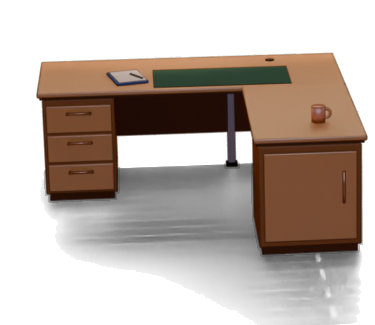
#> input picture pwa/assets/personal-space/v2/workspace/styles/bistro/props/corner-desk-night.png, 375 x 325 px, given in place of deco-trophy.png, which was not available
$ python process_decor.py ../../pwa/assets/personal-space/v2/workspace/styles/bistro/props ../../pwa/assets/personal-space/v2/workspace/styles/bistro/props
#> lines starting #> are read from the running program, lines starting #| are printed output that depends on the picture; after the words box and inside, x2 and y2 are one past the last pixel; in counts of white or black regions, pixels touching at a corner belong together
### art-pipeline/ps244-blender/process_pack.py
"""Turn PS-244 Blender renders into runtime assets, placements and previews.

Usage:
    python3 process_pack.py <render_dir> [--write-runtime] [--preview-dir DIR]
                            [--lighting day|night] [--style <room style>]

- Composites room.png over the designed backdrop and encodes the background
  WebP (1536x1024).
- Trims every prop render to its solid core plus a shadow margin, drops
  sampling noise below ALPHA_FLOOR, and derives the runtime placement
  (centre x, bottom y, width; all % of the frame) from the trimmed box. A prop
  drawn with that placement lands pixel-exact on the background.
- Writes placements.json next to this script and rewrites PROP_DEFINITIONS in
  assetManifest.js from it (tests/unit/ps244WorkspacePlacements.test.js keeps
  the two in sync).
- Builds one composite preview per Workspace Upgrade phase, including the
  protagonist and Companion at their runtime placements, for visual QA.
- --lighting night (PS-250E1) processes a night render of the same scene:
  the background and props get a -night suffix, the placements go under
  "night" in placements.json (each night prop has its own trim box, since its
  shadows fall another way) and the day data is kept as it is. Previews are
  night-phase-XXX.jpg.
- --style <room style> (PS-250E2) processes a render of another room style
  (scene.ROOM_STYLES). Each prop is cut to the default style's trim box of the
  same lighting, so every style shares one set of placements; pixels the cut
  drops are counted in ps250-rooms/outputs.json. The files go under
  workspace/styles/<style>/ and the previews into ps250-rooms/previews/.
  The PS-260 rooms (room_styles.PS260_STYLES) are recorded in
  ps260-sets/rooms-outputs.json and previewed in ps260-sets/previews/rooms/.
  placements.json and PROP_DEFINITIONS are not touched.

Requires Pillow and numpy.
"""
import argparse
import json
import os
import re

import io
import sys

import numpy as np
from PIL import Image, ImageDraw, ImageFilter

from room_styles import PS260_STYLES, ROOM_STYLES  # noqa: F401  (PS260_STYLES: process_decor)

HERE = os.path.dirname(os.path.abspath(__file__))
REPO = os.path.abspath(os.path.join(HERE, '..', '..'))
PWA = os.path.join(REPO, 'pwa')
V2 = 'assets/personal-space/v2'
ASSET_MANIFEST = os.path.join(PWA, 'js', 'personalSpace', 'v2', 'content', 'assetManifest.js')
BACKGROUND_PATHS = {
    'day': f'{V2}/workspace/backgrounds/building-formal-workstation-room-v2.webp',
    'night': f'{V2}/workspace/backgrounds/building-formal-workstation-room-v2-night.webp',
}
PROP_DIR = f'{V2}/workspace/props'
PLACEMENTS = os.path.join(HERE, 'placements.json')
FRAME = (1536, 1024)
ALPHA_FLOOR = 14          # below this the catcher output is sampling noise
CORE_ALPHA = 200          # solid geometry
SHADOW_MARGIN = 0.25      # of frame width; low sun casts long shadows
SPECK_WINDOW = 7          # px; isolated noise below this density is dropped
SPECK_DENSITY = 0.35

# Phases and draw order for PROP_DEFINITIONS in assetManifest.js. z follows
# depth from the camera: the chair stands in front of the desk, the monitors,
# the keyboard and the lamp, so it is drawn after all of them.
PROPS = {
    'corner-desk':    {'min': 25,  'max': 100, 'z': 24},
    'office-chair':   {'min': 25,  'max': 100, 'z': 30},
    'office-shelf':   {'min': 50,  'max': 100, 'z': 22},
    'desk-lamp':      {'min': 50,  'max': 100, 'z': 29},
    'planning-board': {'min': 75,  'max': 100, 'z': 10},
    'single-monitor': {'min': 75,  'max': 99,  'z': 28},
    'dual-monitor':   {'min': 100, 'max': 100, 'z': 28},
    'office-plant':   {'min': 100, 'max': 100, 'z': 23},
}
# Mirrors protagonist/Companion placements in getWorkspaceSceneAssets(). The
# committed day previews predate PS-250B and show the PS-242 pixel pair; night
# previews show the default Q-style pair.
CHARACTERS = {
    'protagonist': {'path': {'day': f'{V2}/characters/protagonist/player-default-idle-left.png',
                             'night': f'{V2}/characters/toon/protagonist/office-idle-left.webp'},
                    'x': lambda p: 58 if p >= 25 else 51, 'y': 87, 'width': 24, 'anchor': 'center-bottom'},
    'companion': {'path': {'day': f'{V2}/characters/companion/orbit-guide-observe.png',
                           'night': f'{V2}/characters/toon/companion/orbit-observe.webp'},
                  'x': lambda p: 69 if p >= 75 else 73, 'y': 73, 'width': 13, 'anchor': 'center'},
}
PHASES = (0, 25, 50, 75, 100)
# Mirrors .orbit-window-achievement-frame in pwa/assets/style.css (HW-105). The
# DOM frame is drawn over every phase, so previews show it to catch overlaps.
# Size is its 86px cap on the 960px logical frame; 4:3 plus 3px padding.
PHOTO_FRAME = {'left': 47, 'top': 20, 'width': 86 / 960 * 100}
# Mirrors the frame's brightness filter under the night room (orbitWindow.js).
PHOTO_FRAME_NIGHT_BRIGHTNESS = 0.65


def hex_rgb(value):
    value = value.lstrip('#')
    return tuple(int(value[i:i + 2], 16) for i in (0, 2, 4))


# [46 lines left out: functions backdrop, lift_shadow_floor, fit_to_box, not called in this run]


def load_frame(path):
    im = Image.open(path).convert('RGBA')
    return im if im.size == FRAME else im.resize(FRAME, Image.LANCZOS)


def trim_prop(im):
    rgba = np.array(im)
    alpha = rgba[:, :, 3]
    core = np.argwhere(alpha >= CORE_ALPHA)
    if not len(core):
        raise ValueError('prop render has no solid pixels')
    (top, left), (bottom, right) = core.min(0), core.max(0)
    margin = int(FRAME[0] * SHADOW_MARGIN)
    y0, y1 = max(0, top - margin), min(FRAME[1] - 1, bottom + margin)
    x0, x1 = max(0, left - margin), min(FRAME[0] - 1, right + margin)
    window = alpha[y0:y1 + 1, x0:x1 + 1]
    # Real shadows are contiguous; catcher sampling noise is isolated specks.
    # Solid geometry is always kept, so thin parts (a lamp arm, a monitor pole)
    # and convex corners survive the density test.
    keep = (window >= ALPHA_FLOOR) & (box_mean(window >= ALPHA_FLOOR, SPECK_WINDOW) >= SPECK_DENSITY)
    keep |= window >= CORE_ALPHA
    kept = np.argwhere(keep)
    (ty, tx), (by, bx) = kept.min(0), kept.max(0)
    box = tuple(int(v) for v in (x0 + tx, y0 + ty, x0 + bx + 1, y0 + by + 1))
    cropped = rgba[box[1]:box[3], box[0]:box[2]].copy()
    cropped[:, :, 3][~keep[ty:by + 1, tx:bx + 1]] = 0
    return Image.fromarray(cropped, 'RGBA'), box


def box_mean(mask, size):
    """Mean of a boolean mask over a size×size neighbourhood (edge-padded)."""
    pad = size // 2
    padded = np.pad(mask.astype(np.float32), pad, mode='edge')
    integral = padded.cumsum(0).cumsum(1)
    integral = np.pad(integral, ((1, 0), (1, 0)))
    h, w = mask.shape
    total = (integral[size:size + h, size:size + w] - integral[:h, size:size + w]
             - integral[size:size + h, :w] + integral[:h, :w])
    return total / (size * size)


def placement_for(box):
    left, top, right, bottom = box
    return {
        'x': round((left + right) / 2 / FRAME[0] * 100, 3),
        'y': round(bottom / FRAME[1] * 100, 3),
        'width': round((right - left) / FRAME[0] * 100, 3),
    }


# [17 lines left out: functions place, draw_photo_frame, not called in this run]


def prop_path(prop_id, lighting):
    return f"{PROP_DIR}/{prop_id}{'-night' if lighting == 'night' else ''}.png"


# [100 lines left out: functions write_placements, sync_asset_manifest, main, not called in this run]


# render_pack.py --prop-boxes renders a style prop's default box plus this ring
# (render_pack.DECOR_BOX_PAD); what lies past it is not rendered.
RENDERED_RING = 48


# [82 lines left out: functions cut_unseen, process_style, not called in this run]


# [2 lines that do not run on import are left out]

### art-pipeline/ps250-decor/process_decor.py
"""Turn the PS-250F decoration renders into runtime sprites, placements and previews.

Usage:
    python3 process_decor.py <render_dir> <pixel_render_dir> [--lighting day|night]
                             [--style <room style>] [--write-runtime]

<render_dir> holds the Q-style renders of
    ps244-blender/render_pack.py <render_dir> --only decor [--lighting night]
and <pixel_render_dir> the pixel renders of
    ps250-pixel/render_pixel.py <pixel_render_dir> --only decor [--lighting night]
(in its scene/ or scene-night/ folder).

- Q style: each decoration is trimmed like a prop (process_pack.trim_prop:
  solid core plus shadow margin, sampling noise dropped), and its trim box
  gives the runtime placement. Placements go into placements.json here (the
  night ones under "night"), not into ps244-blender/placements.json, which
  process_pack.py rewrites.
- Pixel: cut to the Q-style box the way ps250-pixel cuts a prop
  (process_pixel.process_prop), so both styles share one set of placements.
- With --write-runtime: the PNGs under pwa/, outputs.json (sizes and
  SHA-256) and, once placements.json has both lightings, DECOR_DEFINITIONS
  in assetManifest.js (tests/unit/ps250fDecorations.test.js keeps the two
  in sync).
- Previews (always): the committed background and props of the phases where
  decorations appear, with every decoration and the default pair (Q style),
  and the pixel room at 100%.
- --style <room style> (PS-250F2) processes a room style's renders
  (render_pack.py --style, and render_pixel.py --style, whose folder is
  scene-<style>[-night]). Like the style props (ps250-rooms), each decoration
  is cut to the default box of the same lighting, after the style's
  shadow_floor, and the pixels the cut drops are counted in outputs.json
  ("clipped"); the pixel ones get the style's pixel_shadow. The files go under
  workspace/decor/styles/<style>/ and workspace/pixel/decor/styles/<style>/.
  placements.json and DECOR_DEFINITIONS are not touched. The renders only need
  the default boxes (render_pack.py --decor-boxes placements.json). A PS-260
  room's decorations are recorded in ps260-sets/decor-outputs.json and
  previewed in ps260-sets/previews/decor/.

Requires Pillow and numpy.
"""
import argparse
import hashlib
import json
import os
import re
import sys

import numpy as np
from PIL import Image

HERE = os.path.dirname(os.path.abspath(__file__))
sys.path.insert(0, os.path.join(HERE, '..', 'ps244-blender'))
sys.path.insert(0, os.path.join(HERE, '..', 'ps250-pixel'))
import process_pack as Q  # noqa: E402
import process_pixel as P  # noqa: E402

PLACEMENTS = os.path.join(HERE, 'placements.json')
OUTPUTS = os.path.join(HERE, 'outputs.json')
PREVIEWS = os.path.join(HERE, 'previews')
PS260_OUTPUTS = os.path.join(HERE, '..', 'ps260-sets', 'decor-outputs.json')
PS260_PREVIEWS = os.path.join(HERE, '..', 'ps260-sets', 'previews', 'decor')
V2 = 'assets/personal-space/v2'

# In scene.DECOR_IDS order (the user's order: shelf, floor, desk). A
# decoration on a prop shows from that prop's phase and moves with it; one on
# the floor shows from the start. z puts each just above its support: only
# its support overlaps it (the floor lamp stands behind everything, the
# beanbag in front of the desk and chair, and below the characters).
DECOR = {
    'deco-trophy':     {'support': 'office-shelf', 'z': 23},
    'deco-globe':      {'support': 'office-shelf', 'z': 23},
    'deco-beanbag':    {'support': None, 'z': 31},
    'deco-floor-lamp': {'support': None, 'z': 21},
    'deco-succulent':  {'support': 'corner-desk', 'z': 25},
    'deco-coffee':     {'support': 'corner-desk', 'z': 25},
}
PREVIEW_PHASES = (0, 25, 50, 100)
# render_pack.py --decor-boxes renders the box plus this ring; what lies past
# it is not rendered, so `clipped` counts only the pixels within the ring.
RENDERED_RING = 48


def min_progress(decor_id):
    support = DECOR[decor_id]['support']
    return Q.PROPS[support]['min'] if support else 0


def decor_path(decor_id, lighting, pixel=False, style='default'):
    folder = '' if style == 'default' else f'styles/{style}/'
    return f"{V2}/workspace/{'pixel/' if pixel else ''}decor/{folder}{decor_id}{'-night' if lighting == 'night' else ''}.png"


# [63 lines left out: functions write_placements, sync_asset_manifest, outputs_for, record, not called in this run]


def load_runtime(path):
    return Image.open(os.path.join(Q.PWA, *path.split('/'))).convert('RGBA')


# [114 lines left out: functions previews, write_files, reaches_ring, process_style, not called in this run]


def main():
    parser = argparse.ArgumentParser()
    parser.add_argument('render_dir')
    parser.add_argument('pixel_render_dir')
    parser.add_argument('--lighting', choices=('day', 'night'), default='day')
    parser.add_argument('--style', choices=tuple(Q.ROOM_STYLES), default='default')
    parser.add_argument('--write-runtime', action='store_true')
    args = parser.parse_args()
    lighting = args.lighting
    if args.style != 'default':
        process_style(args)
        return

    sprites, placements = {}, {}
    for decor_id, spec in DECOR.items():
        sprite, box = Q.trim_prop(Q.load_frame(os.path.join(args.render_dir, f'{decor_id}.png')))
#> in load_frame, im is the input picture: PIL image 375x325 RGBA; mean R, G, B, A 38.4, 26.6, 18.8, 106.1
#> in load_frame, `return im if im.size == FRAME else im.resize(FRAME, Image.LANCZOS)`:
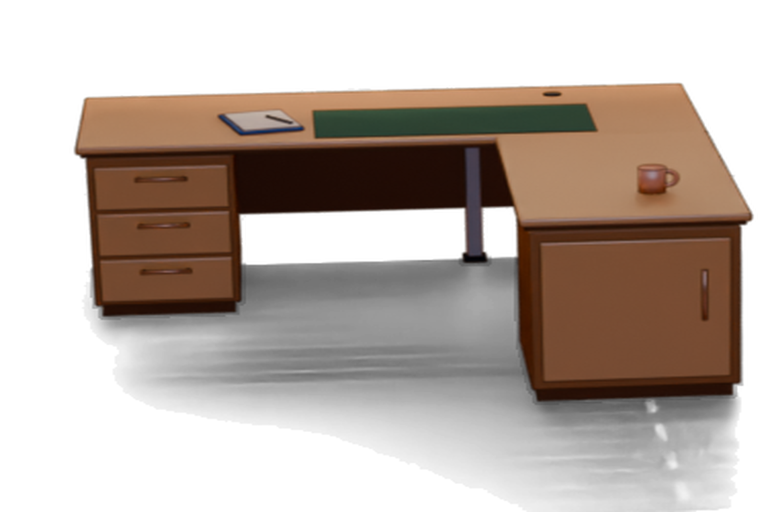
#> returned value: PIL image 1536x1024 RGBA (shown at 1/2 size); mean R, G, B, A 38.6, 26.7, 18.8, 106.1; transparent parts drawn white
#> in trim_prop, `alpha = rgba[:, :, 3]`:
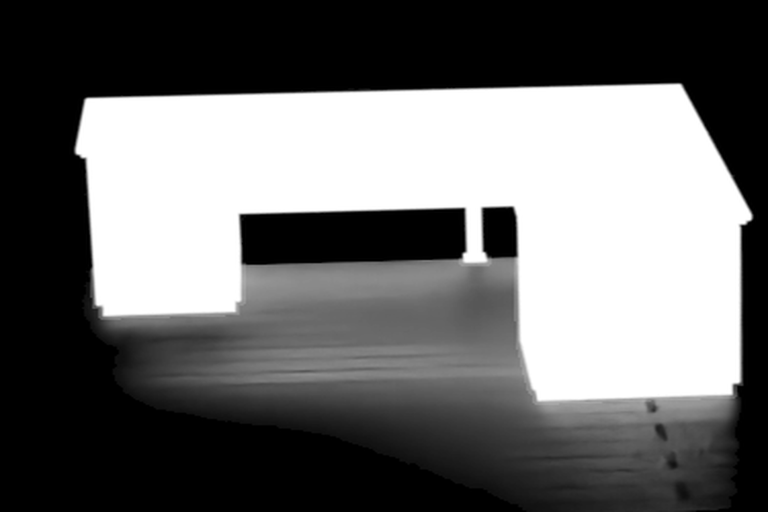
#> alpha: shape (1024, 1536) (shown at 1/2 size); min 0, max 255, mean 106.1
#> in trim_prop, `core = np.argwhere(alpha >= CORE_ALPHA)`: core = 528730 pairs, first value 169 to 802, second value 152 to 1502
#> in trim_prop, `(top, left), (bottom, right) = core.min(0), core.max(0)`: top = 169; left = 152; bottom = 802; right = 1502
#> in trim_prop, `y0, y1 = max(0, top - margin), min(FRAME[1] - 1, bottom + margin)`: y0 = 0; y1 = 1023
#> in trim_prop, `x0, x1 = max(0, left - margin), min(FRAME[0] - 1, right + margin)`: x0 = 0; x1 = 1535
#> in box_mean, `padded = np.pad(mask.astype(np.float32), pad, mode='edge')`:
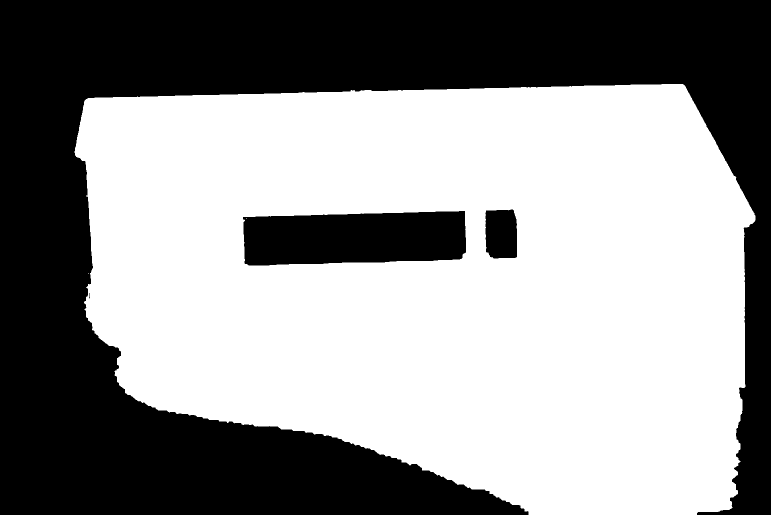
#> padded: shape (1030, 1542) float32 (shown at 1/2 size); values 0 (black) and 1 (white), 57.6% white; 5 black regions (2 under 20 px), largest, box (x1, y1, x2, y2) and area: (0, 0, 1542, 1030) 624075, (486, 422, 932, 531) 42972, (971, 419, 1034, 517) 5797
#> in box_mean, `integral = padded.cumsum(0).cumsum(1)`:
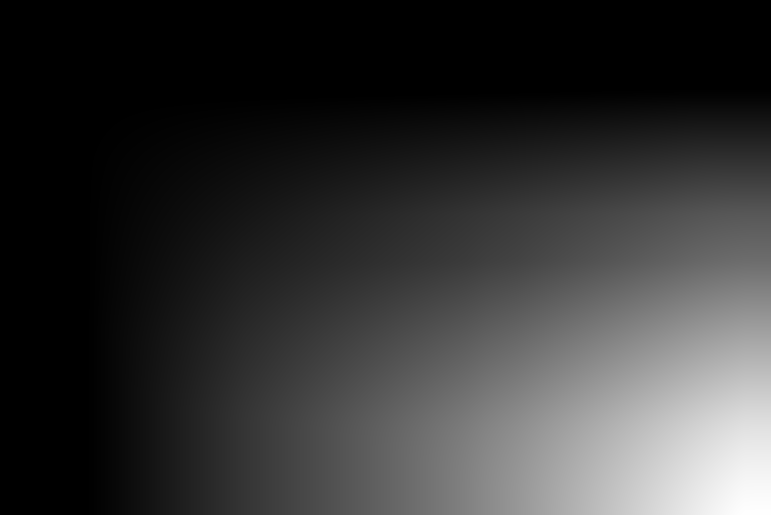
#> integral: shape (1030, 1542) float32 (shown at 1/2 size); min 0, max 915401, mean 187198.8; drawn with min black and max white
#> in box_mean, `total = (integral[size:size + h, size:size + w] - integral[:h, size:si..`:
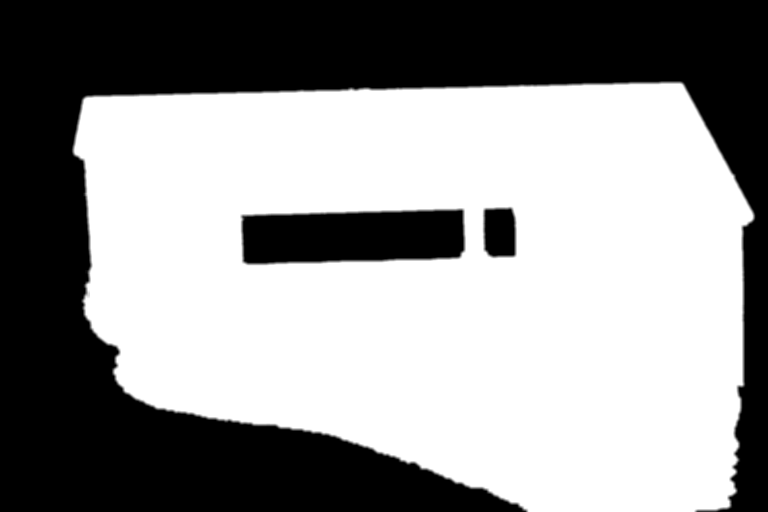
#> total: shape (1024, 1536) float32 (shown at 1/2 size); min 0, max 49, mean 28.5; drawn with min black and max white
#> in trim_prop, `keep = (window >= ALPHA_FLOOR) & (box_mean(window >= ALPHA_FLOOR, SPEC..`:
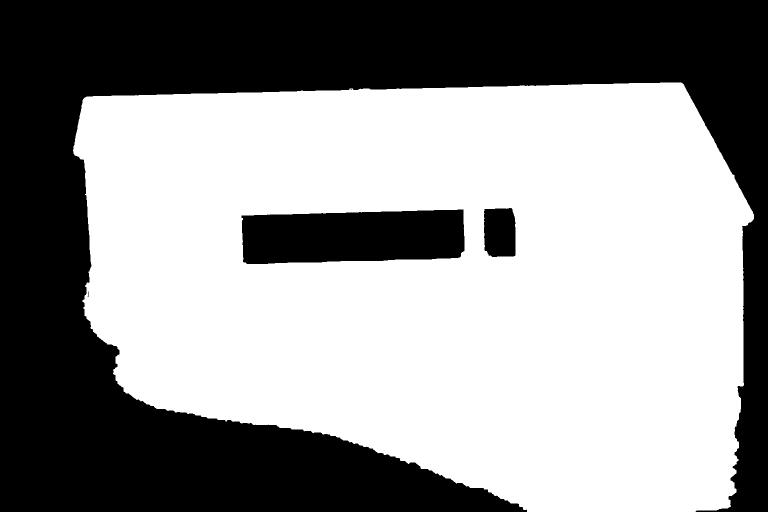
#> keep: shape (1024, 1536) bool (shown at 1/2 size); 58.1% white; 5 black regions (2 under 20 px), largest, box (x1, y1, x2, y2) and area: (0, 0, 1536, 1024) 609709, (483, 419, 929, 528) 42976, (968, 416, 1031, 514) 5797
#> in trim_prop, `kept = np.argwhere(keep)`: kept = 914367 pairs, first value 165 to 1023, second value 146 to 1507
#> in trim_prop, `(ty, tx), (by, bx) = kept.min(0), kept.max(0)`: ty = 165; tx = 146; by = 1023; bx = 1507
#> in trim_prop, `box = tuple(int(v) for v in (x0 + tx, y0 + ty, x0 + bx + 1, y0 + by + ..`: box = (146, 165, 1508, 1024)
#> in trim_prop, `cropped = rgba[box[1]:box[3], box[0]:box[2]].copy()`:
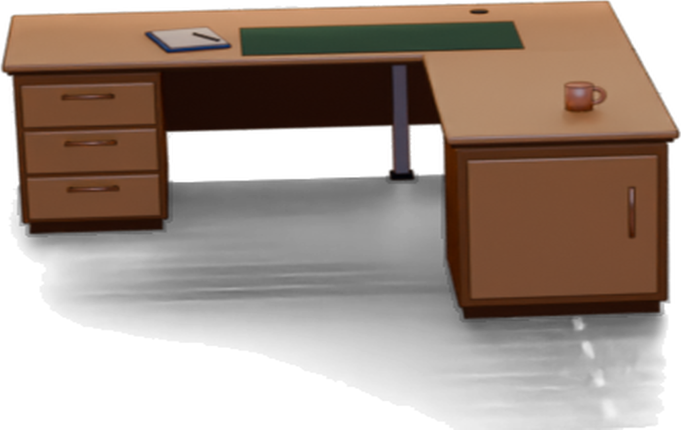
#> cropped: shape (859, 1362, 4) (shown at 1/2 size); mean R, G, B, A 51.8, 35.8, 25.2, 142.6; transparent parts drawn white
        sprites[decor_id] = sprite
        placements[decor_id] = {**Q.placement_for(box), 'z': spec['z'], 'bbox': list(box)}
#> in placement_for, `left, top, right, bottom = box`: left = 146; top = 165; right = 1508; bottom = 1024
    pixel_sprites = {decor_id: P.process_prop(args.pixel_render_dir, decor_id, placements[decor_id]['bbox'], lighting)
                     for decor_id in DECOR}

    if args.write_runtime:
        files = {}
        for decor_id in DECOR:
            files[decor_path(decor_id, lighting)] = P.encode(sprites[decor_id])
            files[decor_path(decor_id, lighting, pixel=True)] = P.encode(pixel_sprites[decor_id])
        write_files(files)
        record(files)
        data = write_placements(lighting, placements)
        if 'decor' in data and 'night' in data:
            sync_asset_manifest(data)
        else:
            print('DECOR_DEFINITIONS not updated: run the other lighting too.')

    previews(lighting, sprites, placements, pixel_sprites)
    print(json.dumps({did: {k: v for k, v in pl.items() if k != 'bbox'} for did, pl in placements.items()}, indent=1))


if __name__ == '__main__':
#> (the run stopped early here; a loop or call above may not have finished)
